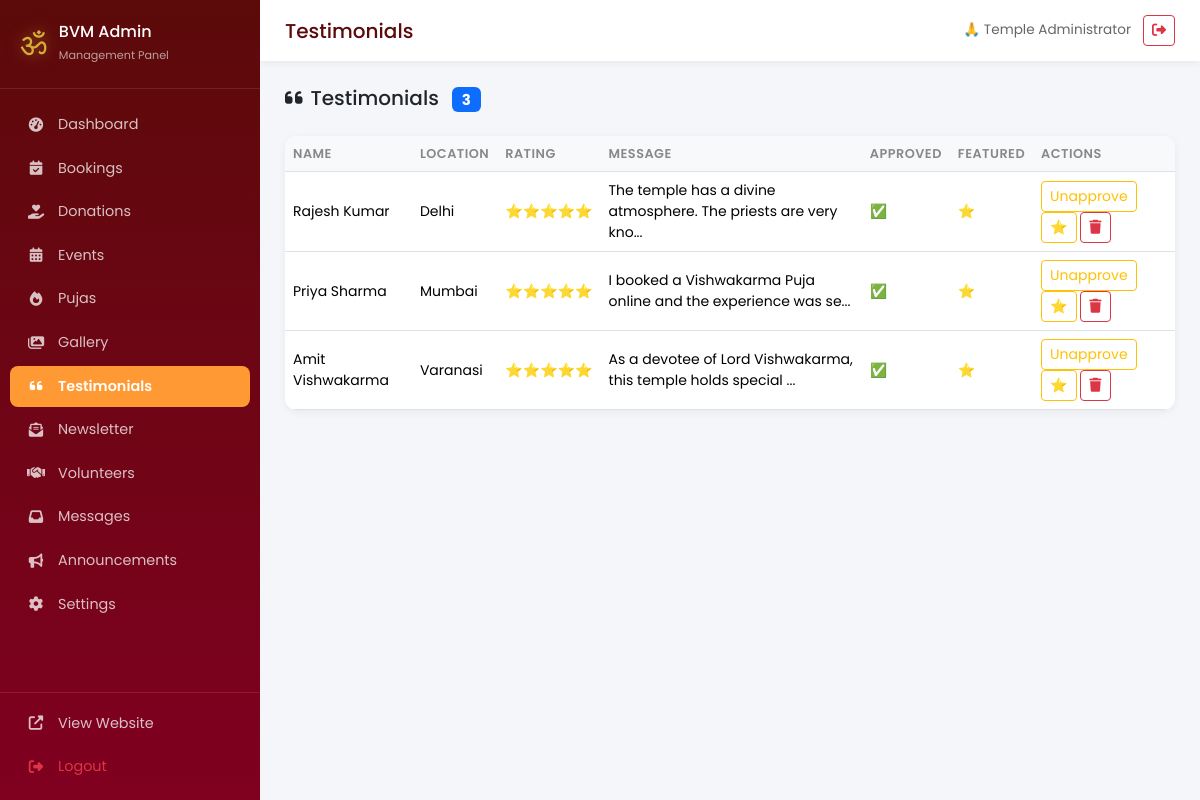
/admin/index.php?module=testimonials (signed in), run on the app's committed database.
### tables this page shows
CREATE TABLE `testimonials` (
    `id` INT UNSIGNED AUTO_INCREMENT PRIMARY KEY,
    `name` VARCHAR(100) NOT NULL,
    `location` VARCHAR(100) DEFAULT NULL,
    `message_en` TEXT NOT NULL,
    `message_hi` TEXT DEFAULT NULL,
    `rating` TINYINT UNSIGNED NOT NULL DEFAULT 5,
    `photo` VARCHAR(255) DEFAULT NULL,
    `is_approved` TINYINT(1) NOT NULL DEFAULT 0,
    `is_featured` TINYINT(1) NOT NULL DEFAULT 0,
    `created_at` TIMESTAMP DEFAULT CURRENT_TIMESTAMP,
    INDEX `idx_testimonials_approved` (`is_approved`),
    INDEX `idx_testimonials_featured` (`is_featured`)
);

### includes/functions/database.php (called while the page is built, shortened)
<?php
class Database
{
    private static ?PDO $instance = null;
    public static function getInstance(): PDO
    {
        if (self::$instance === null) {
            try {
                $dsn = sprintf(
                    'mysql:host=%s;dbname=%s;charset=%s',
                    DB_HOST,
                    DB_NAME,
                    DB_CHARSET
                );
                self::$instance = new PDO($dsn, DB_USER, DB_PASS, [
                    PDO::ATTR_ERRMODE            => PDO::ERRMODE_EXCEPTION,
                    PDO::ATTR_DEFAULT_FETCH_MODE => PDO::FETCH_ASSOC,
                    PDO::ATTR_EMULATE_PREPARES   => false,
                    PDO::ATTR_PERSISTENT         => false,
                    PDO::MYSQL_ATTR_INIT_COMMAND => "SET NAMES 'utf8mb4' COLLATE 'utf8mb4_unicode_ci'"
                ]);
            } catch (PDOException $e) {
                if (BVM_ENV === 'development') {
                    die('Database Connection Error: ' . $e->getMessage());
                } else {
                    error_log('Database Connection Error: ' . $e->getMessage());
                    die('A database error occurred. Please try again later.');
                }
            }
        }
        return self::$instance;
    }
    public static function query(string $sql, array $params = []): array
    {
        $stmt = self::getInstance()->prepare($sql);
        $stmt->execute($params);
        return $stmt->fetchAll();
    }
}

### includes/functions/security.php (called while the page is built, shortened)
<?php
function e(string $string): string
{
    return htmlspecialchars($string, ENT_QUOTES, 'UTF-8');
}

### includes/functions/helpers.php (called while the page is built, shortened)
<?php
function truncate(string $text, int $length = 100, string $suffix = '...'): string
{
    return mb_substr($text, 0, $length) . $suffix;
}

### admin/modules/testimonials.php (the view, shortened to what this page needs)
<?php
$testimonials = Database::query("SELECT * FROM testimonials ORDER BY created_at DESC");
?>
<h5 class="mb-4"><i class="fas fa-quote-left me-2"></i>Testimonials <span class="badge bg-primary ms-2"><?= count($testimonials) ?></span></h5>
<div class="admin-table-card"><div class="table-responsive"><table class="table table-hover"><thead><tr><th>Name</th><th>Location</th><th>Rating</th><th>Message</th><th>Approved</th><th>Featured</th><th>Actions</th></tr></thead><tbody>
    <?php foreach ($testimonials as $t): ?>
    <tr><td><?= e($t['name']) ?></td><td><?= e($t['location'] ?? '-') ?></td><td><?php for($i=0;$i<$t['rating'];$i++) echo '⭐'; ?></td><td><?= truncate(e($t['message_en'] ?? ''), 60) ?></td>
        <td><?= $t['is_approved'] ? '✅' : '⏳' ?></td><td><?= $t['is_featured'] ? '⭐' : '-' ?></td>
        <td>
            <form method="POST" class="d-inline"><button class="btn btn-sm <?= $t['is_approved'] ? 'btn-outline-warning' : 'btn-outline-success' ?>"><?= $t['is_approved'] ? 'Unapprove' : 'Approve' ?></button></form>
            <form method="POST" class="d-inline"><button class="btn btn-outline-warning btn-sm">⭐</button></form>
            <form method="POST" class="d-inline" onsubmit="return confirm('Delete?')"><button class="btn btn-outline-danger btn-sm"><i class="fas fa-trash"></i></button></form>
        </td>
    </tr>
    <?php endforeach; ?>
</tbody></table></div></div>

### assets/css/admin.css (style rules this page uses)
:root { --admin-sidebar-w: 260px; --admin-maroon: #5C0A0A; --admin-maroon-light: #800020; --admin-saffron: #FF9933; --admin-gold: #D4AF37; }
* { margin:0; padding:0; box-sizing:border-box; }
.admin-body { font-family: 'Poppins', sans-serif; display: flex; min-height: 100vh; background: #f4f6f9; overflow-x: hidden; }
.admin-table-card { background: #fff; border-radius: 12px; box-shadow: 0 2px 8px rgba(0,0,0,0.06); overflow: hidden; }
.admin-table-card .table { margin: 0; }
.admin-table-card .table th { font-weight: 600; font-size: 0.8rem; text-transform: uppercase; letter-spacing: 0.5px; color: #888; border-top: none; background: #f8f9fa; }
.admin-table-card .table td { vertical-align: middle; font-size: 0.875rem; }

### data on the page
testimonials: name "Rajesh Kumar", location "Delhi", rating 5 (drawn), message_en "The temple has a divine atmosphere. The priests are very kno...", is_approved "Unapprove"
testimonials: name "Priya Sharma", location "Mumbai", rating 5 (drawn), message_en "I booked a Vishwakarma Puja online and the experience was se...", is_approved "Unapprove"
testimonials: name "Amit Vishwakarma", location "Varanasi", rating 5 (drawn), message_en "As a devotee of Lord Vishwakarma, this temple holds special ...", is_approved "Unapprove"

### other printed values
$item['label'] "Dashboard"
$item['label'] "Bookings"
$item['label'] "Donations"
$item['label'] "Events"
$item['label'] "Pujas"
$item['label'] "Gallery"
$item['label'] "Testimonials"
$item['label'] "Newsletter"
$item['label'] "Volunteers"
$item['label'] "Messages"
$item['label'] "Announcements"
$item['label'] "Settings"
$module "Testimonials"
$adminName "Temple Administrator"
count($testimonials) "3"
